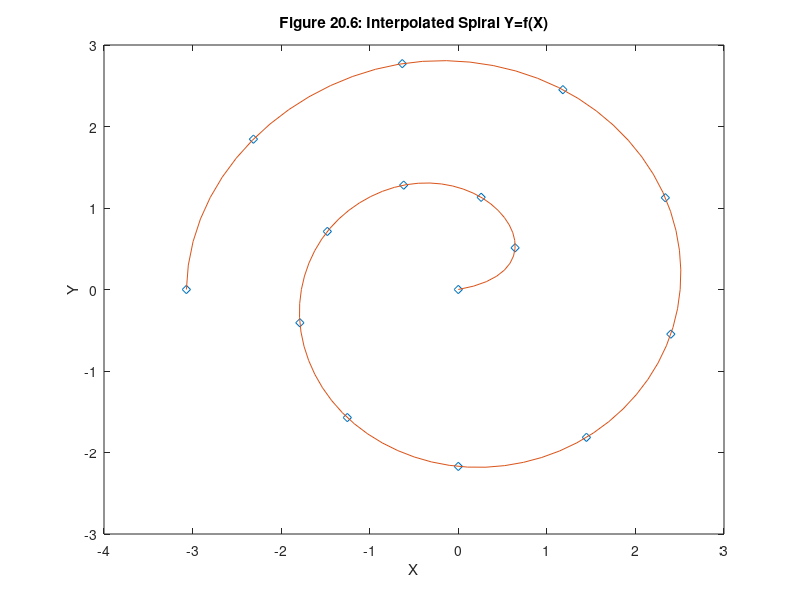

MATLAB code for this plot:
t = linspace(0,3*pi,15);
x = sqrt(t).*cos(t);
y = sqrt(t).*sin(t);
ppxy = spline(t,[x;y]);
ti = linspace(0,3*pi); % total range, 100 points
xy=ppval(ppxy,ti);
 
plot(x,y,'d',xy(1,:),xy(2,:))
xlabel('X')
ylabel('Y')
title('Figure 20.6: Interpolated Spiral Y=f(X)')
